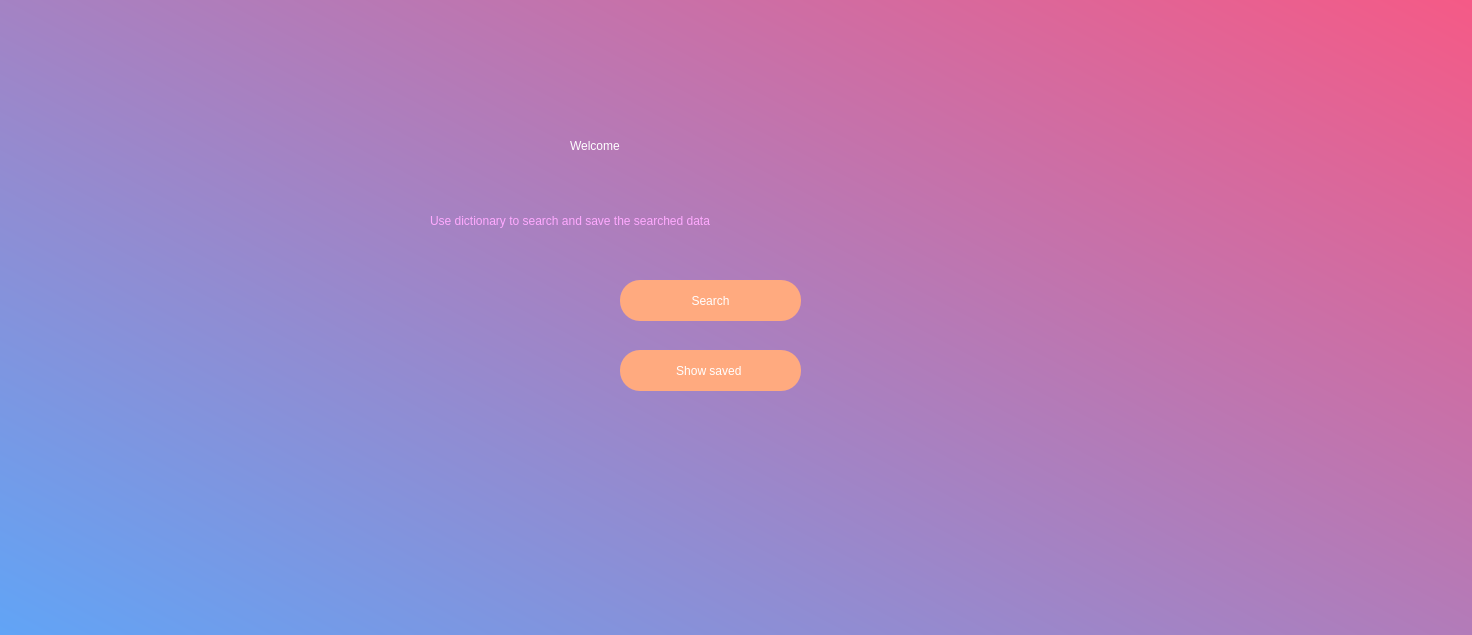
<?xml version="1.0" encoding="UTF-8"?>
<ui version="4.0">
 <class>Form</class>
 <widget class="QWidget" name="Form">
  <property name="geometry">
   <rect>
    <x>0</x>
    <y>0</y>
    <width>1472</width>
    <height>635</height>
   </rect>
  </property>
  <property name="windowTitle">
   <string>Form</string>
  </property>
  <widget class="QWidget" name="widget" native="true">
   <property name="geometry">
    <rect>
     <x>0</x>
     <y>0</y>
     <width>1651</width>
     <height>841</height>
    </rect>
   </property>
   <property name="styleSheet">
    <string notr="true">QWidget#widget

{ background-color:qlineargradient(spread:pad, x1:0.039, y1:0.931818, x2:1, y2:0, stop:0 rgba(85, 170, 255, 255), stop:1 rgba(255, 85, 127, 255));
}</string>
   </property>
   <widget class="QLabel" name="label">
    <property name="geometry">
     <rect>
      <x>570</x>
      <y>100</y>
      <width>271</width>
      <height>91</height>
     </rect>
    </property>
    <property name="styleSheet">
     <string notr="true">font: 48pt &quot;MS Shell Dlg 2&quot;;
color:rgb(255, 255, 255)</string>
    </property>
    <property name="text">
     <string>Welcome</string>
    </property>
   </widget>
   <widget class="QLabel" name="label_2">
    <property name="geometry">
     <rect>
      <x>430</x>
      <y>200</y>
      <width>671</width>
      <height>41</height>
     </rect>
    </property>
    <property name="styleSheet">
     <string notr="true">font: 18pt &quot;MS Shell Dlg 2&quot;;
color:rgb(255, 170, 255)</string>
    </property>
    <property name="text">
     <string>Use dictionary to search and save the searched data</string>
    </property>
   </widget>
   <widget class="QPushButton" name="button_1">
    <property name="geometry">
     <rect>
      <x>620</x>
      <y>280</y>
      <width>181</width>
      <height>41</height>
     </rect>
    </property>
    <property name="styleSheet">
     <string notr="true">border-radius:20px;
background-color:rgb(255, 170, 127);
font: 12pt &quot;MS Shell Dlg 2&quot;;
color:rgb(255, 255, 255)</string>
    </property>
    <property name="text">
     <string>Search</string>
    </property>
   </widget>
   <widget class="QPushButton" name="button_2">
    <property name="geometry">
     <rect>
      <x>620</x>
      <y>350</y>
      <width>181</width>
      <height>41</height>
     </rect>
    </property>
    <property name="styleSheet">
     <string notr="true">border-radius:20px;
background-color:rgb(255, 170, 127);
font: 12pt &quot;MS Shell Dlg 2&quot;;
color:rgb(255, 255, 255)</string>
    </property>
    <property name="text">
     <string>Show saved </string>
    </property>
   </widget>
  </widget>
 </widget>
 <resources/>
 <connections/>
</ui>
